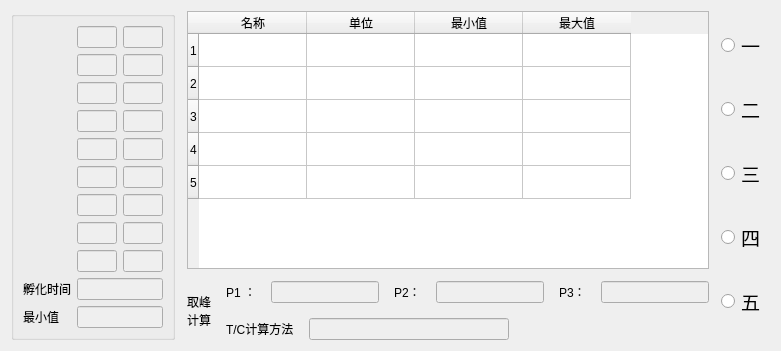
       <widget class="QWidget" name="page_35">
        <layout class="QHBoxLayout" name="horizontalLayout_2">
         <property name="spacing">
          <number>12</number>
         </property>
         <property name="rightMargin">
          <number>16</number>
         </property>
         <item>
          <widget class="QGroupBox" name="groupBox_3">
           <property name="title">
            <string/>
           </property>
           <layout class="QGridLayout" name="gridLayout" columnstretch="0,0,0">
            <item row="5" column="1">
             <widget class="QLineEdit" name="lineEdit_stype4">
              <property name="enabled">
               <bool>false</bool>
              </property>
              <property name="sizePolicy">
               <sizepolicy hsizetype="Ignored" vsizetype="Fixed">
                <horstretch>0</horstretch>
                <verstretch>0</verstretch>
               </sizepolicy>
              </property>
              <property name="minimumSize">
               <size>
                <width>40</width>
                <height>0</height>
               </size>
              </property>
              <property name="text">
               <string notr="true"/>
              </property>
             </widget>
            </item>
            <item row="1" column="1">
             <widget class="QLineEdit" name="lineEdit_stype0">
              <property name="enabled">
               <bool>false</bool>
              </property>
              <property name="sizePolicy">
               <sizepolicy hsizetype="Ignored" vsizetype="Fixed">
                <horstretch>0</horstretch>
                <verstretch>0</verstretch>
               </sizepolicy>
              </property>
              <property name="minimumSize">
               <size>
                <width>40</width>
                <height>0</height>
               </size>
              </property>
              <property name="text">
               <string notr="true"/>
              </property>
             </widget>
            </item>
            <item row="16" column="0">
             <widget class="QLabel" name="label_61">
              <property name="text">
               <string>最小值</string>
              </property>
             </widget>
            </item>
            <item row="4" column="0">
             <widget class="QLabel" name="label_stype3">
              <property name="text">
               <string notr="true"/>
              </property>
             </widget>
            </item>
            <item row="4" column="1">
             <widget class="QLineEdit" name="lineEdit_stype3">
              <property name="enabled">
               <bool>false</bool>
              </property>
              <property name="sizePolicy">
               <sizepolicy hsizetype="Ignored" vsizetype="Fixed">
                <horstretch>0</horstretch>
                <verstretch>0</verstretch>
               </sizepolicy>
              </property>
              <property name="minimumSize">
               <size>
                <width>40</width>
                <height>0</height>
               </size>
              </property>
              <property name="text">
               <string notr="true"/>
              </property>
             </widget>
            </item>
            <item row="2" column="0">
             <widget class="QLabel" name="label_stype1">
              <property name="text">
               <string notr="true"/>
              </property>
             </widget>
            </item>
            <item row="3" column="0">
             <widget class="QLabel" name="label_stype2">
              <property name="text">
               <string notr="true"/>
              </property>
             </widget>
            </item>
            <item row="5" column="0">
             <widget class="QLabel" name="label_stype4">
              <property name="text">
               <string notr="true"/>
              </property>
             </widget>
            </item>
            <item row="8" column="1">
             <widget class="QLineEdit" name="lineEdit_stype6">
              <property name="enabled">
               <bool>false</bool>
              </property>
              <property name="sizePolicy">
               <sizepolicy hsizetype="Ignored" vsizetype="Fixed">
                <horstretch>0</horstretch>
                <verstretch>0</verstretch>
               </sizepolicy>
              </property>
              <property name="minimumSize">
               <size>
                <width>40</width>
                <height>0</height>
               </size>
              </property>
              <property name="text">
               <string notr="true"/>
              </property>
             </widget>
            </item>
            <item row="2" column="1">
             <widget class="QLineEdit" name="lineEdit_stype1">
              <property name="enabled">
               <bool>false</bool>
              </property>
              <property name="sizePolicy">
               <sizepolicy hsizetype="Ignored" vsizetype="Fixed">
                <horstretch>0</horstretch>
                <verstretch>0</verstretch>
               </sizepolicy>
              </property>
              <property name="minimumSize">
               <size>
                <width>40</width>
                <height>0</height>
               </size>
              </property>
              <property name="text">
               <string notr="true"/>
              </property>
             </widget>
            </item>
            <item row="4" column="2">
             <widget class="QLineEdit" name="lineEdit_stype3_2">
              <property name="enabled">
               <bool>false</bool>
              </property>
              <property name="sizePolicy">
               <sizepolicy hsizetype="Ignored" vsizetype="Fixed">
                <horstretch>0</horstretch>
                <verstretch>0</verstretch>
               </sizepolicy>
              </property>
              <property name="minimumSize">
               <size>
                <width>40</width>
                <height>0</height>
               </size>
              </property>
              <property name="text">
               <string notr="true"/>
              </property>
             </widget>
            </item>
            <item row="12" column="2">
             <widget class="QLineEdit" name="lineEdit_stype8_2">
              <property name="enabled">
               <bool>false</bool>
              </property>
              <property name="sizePolicy">
               <sizepolicy hsizetype="Ignored" vsizetype="Fixed">
                <horstretch>0</horstretch>
                <verstretch>0</verstretch>
               </sizepolicy>
              </property>
              <property name="minimumSize">
               <size>
                <width>40</width>
                <height>0</height>
               </size>
              </property>
              <property name="text">
               <string notr="true"/>
              </property>
             </widget>
            </item>
            <item row="1" column="2">
             <widget class="QLineEdit" name="lineEdit_stype0_2">
              <property name="enabled">
               <bool>false</bool>
              </property>
              <property name="sizePolicy">
               <sizepolicy hsizetype="Ignored" vsizetype="Fixed">
                <horstretch>0</horstretch>
                <verstretch>0</verstretch>
               </sizepolicy>
              </property>
              <property name="minimumSize">
               <size>
                <width>40</width>
                <height>0</height>
               </size>
              </property>
              <property name="text">
               <string notr="true"/>
              </property>
             </widget>
            </item>
            <item row="10" column="2">
             <widget class="QLineEdit" name="lineEdit_stype7_2">
              <property name="enabled">
               <bool>false</bool>
              </property>
              <property name="sizePolicy">
               <sizepolicy hsizetype="Ignored" vsizetype="Fixed">
                <horstretch>0</horstretch>
                <verstretch>0</verstretch>
               </sizepolicy>
              </property>
              <property name="minimumSize">
               <size>
                <width>40</width>
                <height>0</height>
               </size>
              </property>
              <property name="text">
               <string notr="true"/>
              </property>
             </widget>
            </item>
            <item row="3" column="2">
             <widget class="QLineEdit" name="lineEdit_stype2_2">
              <property name="enabled">
               <bool>false</bool>
              </property>
              <property name="sizePolicy">
               <sizepolicy hsizetype="Ignored" vsizetype="Fixed">
                <horstretch>0</horstretch>
                <verstretch>0</verstretch>
               </sizepolicy>
              </property>
              <property name="minimumSize">
               <size>
                <width>40</width>
                <height>0</height>
               </size>
              </property>
              <property name="text">
               <string notr="true"/>
              </property>
             </widget>
            </item>
            <item row="2" column="2">
             <widget class="QLineEdit" name="lineEdit_stype1_2">
              <property name="enabled">
               <bool>false</bool>
              </property>
              <property name="sizePolicy">
               <sizepolicy hsizetype="Ignored" vsizetype="Fixed">
                <horstretch>0</horstretch>
                <verstretch>0</verstretch>
               </sizepolicy>
              </property>
              <property name="minimumSize">
               <size>
                <width>40</width>
                <height>0</height>
               </size>
              </property>
              <property name="text">
               <string notr="true"/>
              </property>
             </widget>
            </item>
            <item row="6" column="2">
             <widget class="QLineEdit" name="lineEdit_stype5_2">
              <property name="enabled">
               <bool>false</bool>
              </property>
              <property name="sizePolicy">
               <sizepolicy hsizetype="Ignored" vsizetype="Fixed">
                <horstretch>0</horstretch>
                <verstretch>0</verstretch>
               </sizepolicy>
              </property>
              <property name="minimumSize">
               <size>
                <width>40</width>
                <height>0</height>
               </size>
              </property>
              <property name="text">
               <string notr="true"/>
              </property>
             </widget>
            </item>
            <item row="15" column="1" colspan="2">
             <widget class="QLineEdit" name="lineEdit_Hatch">
              <property name="enabled">
               <bool>false</bool>
              </property>
              <property name="sizePolicy">
               <sizepolicy hsizetype="Ignored" vsizetype="Fixed">
                <horstretch>0</horstretch>
                <verstretch>0</verstretch>
               </sizepolicy>
              </property>
              <property name="text">
               <string notr="true"/>
              </property>
             </widget>
            </item>
            <item row="8" column="2">
             <widget class="QLineEdit" name="lineEdit_stype6_2">
              <property name="enabled">
               <bool>false</bool>
              </property>
              <property name="sizePolicy">
               <sizepolicy hsizetype="Ignored" vsizetype="Fixed">
                <horstretch>0</horstretch>
                <verstretch>0</verstretch>
               </sizepolicy>
              </property>
              <property name="minimumSize">
               <size>
                <width>40</width>
                <height>0</height>
               </size>
              </property>
              <property name="text">
               <string notr="true"/>
              </property>
             </widget>
            </item>
            <item row="1" column="0">
             <widget class="QLabel" name="label_stype0">
              <property name="text">
               <string notr="true"/>
              </property>
             </widget>
            </item>
            <item row="12" column="0">
             <widget class="QLabel" name="label_stype8">
              <property name="text">
               <string notr="true"/>
              </property>
             </widget>
            </item>
            <item row="12" column="1">
             <widget class="QLineEdit" name="lineEdit_stype8">
              <property name="enabled">
               <bool>false</bool>
              </property>
              <property name="sizePolicy">
               <sizepolicy hsizetype="Ignored" vsizetype="Fixed">
                <horstretch>0</horstretch>
                <verstretch>0</verstretch>
               </sizepolicy>
              </property>
              <property name="minimumSize">
               <size>
                <width>40</width>
                <height>0</height>
               </size>
              </property>
              <property name="text">
               <string notr="true"/>
              </property>
             </widget>
            </item>
            <item row="10" column="0">
             <widget class="QLabel" name="label_stype7">
              <property name="text">
               <string notr="true"/>
              </property>
             </widget>
            </item>
            <item row="10" column="1">
             <widget class="QLineEdit" name="lineEdit_stype7">
              <property name="enabled">
               <bool>false</bool>
              </property>
              <property name="sizePolicy">
               <sizepolicy hsizetype="Ignored" vsizetype="Fixed">
                <horstretch>0</horstretch>
                <verstretch>0</verstretch>
               </sizepolicy>
              </property>
              <property name="minimumSize">
               <size>
                <width>40</width>
                <height>0</height>
               </size>
              </property>
              <property name="text">
               <string notr="true"/>
              </property>
             </widget>
            </item>
            <item row="8" column="0">
             <widget class="QLabel" name="label_stype6">
              <property name="text">
               <string notr="true"/>
              </property>
             </widget>
            </item>
            <item row="6" column="0">
             <widget class="QLabel" name="label_stype5">
              <property name="text">
               <string notr="true"/>
              </property>
             </widget>
            </item>
            <item row="6" column="1">
             <widget class="QLineEdit" name="lineEdit_stype5">
              <property name="enabled">
               <bool>false</bool>
              </property>
              <property name="sizePolicy">
               <sizepolicy hsizetype="Ignored" vsizetype="Fixed">
                <horstretch>0</horstretch>
                <verstretch>0</verstretch>
               </sizepolicy>
              </property>
              <property name="minimumSize">
               <size>
                <width>40</width>
                <height>0</height>
               </size>
              </property>
              <property name="text">
               <string notr="true"/>
              </property>
             </widget>
            </item>
            <item row="15" column="0">
             <widget class="QLabel" name="label_60">
              <property name="text">
               <string>孵化时间</string>
              </property>
             </widget>
            </item>
            <item row="3" column="1">
             <widget class="QLineEdit" name="lineEdit_stype2">
              <property name="enabled">
               <bool>false</bool>
              </property>
              <property name="sizePolicy">
               <sizepolicy hsizetype="Ignored" vsizetype="Fixed">
                <horstretch>0</horstretch>
                <verstretch>0</verstretch>
               </sizepolicy>
              </property>
              <property name="minimumSize">
               <size>
                <width>40</width>
                <height>0</height>
               </size>
              </property>
              <property name="text">
               <string notr="true"/>
              </property>
             </widget>
            </item>
            <item row="5" column="2">
             <widget class="QLineEdit" name="lineEdit_stype4_2">
              <property name="enabled">
               <bool>false</bool>
              </property>
              <property name="sizePolicy">
               <sizepolicy hsizetype="Ignored" vsizetype="Fixed">
                <horstretch>0</horstretch>
                <verstretch>0</verstretch>
               </sizepolicy>
              </property>
              <property name="minimumSize">
               <size>
                <width>40</width>
                <height>0</height>
               </size>
              </property>
              <property name="text">
               <string notr="true"/>
              </property>
             </widget>
            </item>
            <item row="16" column="1" colspan="2">
             <widget class="QLineEdit" name="lineEdit_mixval">
              <property name="enabled">
               <bool>false</bool>
              </property>
              <property name="sizePolicy">
               <sizepolicy hsizetype="Ignored" vsizetype="Fixed">
                <horstretch>0</horstretch>
                <verstretch>0</verstretch>
               </sizepolicy>
              </property>
              <property name="text">
               <string notr="true"/>
              </property>
             </widget>
            </item>
           </layout>
          </widget>
         </item>
         <item>
          <layout class="QVBoxLayout" name="verticalLayout_4">
           <item>
            <widget class="QTableWidget" name="tableWidget_item">
             <property name="minimumSize">
              <size>
               <width>0</width>
               <height>80</height>
              </size>
             </property>
             <property name="verticalScrollBarPolicy">
              <enum>Qt::ScrollBarAlwaysOff</enum>
             </property>
             <property name="horizontalScrollBarPolicy">
              <enum>Qt::ScrollBarAlwaysOff</enum>
             </property>
             <attribute name="horizontalHeaderDefaultSectionSize">
              <number>108</number>
             </attribute>
             <attribute name="verticalHeaderCascadingSectionResizes">
              <bool>false</bool>
             </attribute>
             <attribute name="verticalHeaderDefaultSectionSize">
              <number>33</number>
             </attribute>
             <row>
              <property name="text">
               <string>1</string>
              </property>
             </row>
             <row>
              <property name="text">
               <string>2</string>
              </property>
             </row>
             <row>
              <property name="text">
               <string>3</string>
              </property>
             </row>
             <row>
              <property name="text">
               <string>4</string>
              </property>
             </row>
             <row>
              <property name="text">
               <string>5</string>
              </property>
             </row>
             <column>
              <property name="text">
               <string>名称</string>
              </property>
             </column>
             <column>
              <property name="text">
               <string>单位</string>
              </property>
             </column>
             <column>
              <property name="text">
               <string>最小值</string>
              </property>
             </column>
             <column>
              <property name="text">
               <string>最大值</string>
              </property>
             </column>
            </widget>
           </item>
           <item>
            <layout class="QHBoxLayout" name="horizontalLayout_9">
             <property name="spacing">
              <number>15</number>
             </property>
             <item>
              <widget class="QLabel" name="label_101">
               <property name="text">
                <string>取峰
计算</string>
               </property>
              </widget>
             </item>
             <item>
              <layout class="QVBoxLayout" name="verticalLayout_7">
               <item>
                <layout class="QHBoxLayout" name="horizontalLayout_7" stretch="0,1,0,1,0,1">
                 <item>
                  <widget class="QLabel" name="label_P1">
                   <property name="text">
                    <string notr="true">P1 ：</string>
                   </property>
                  </widget>
                 </item>
                 <item>
                  <widget class="QLineEdit" name="lineEdit_P1">
                   <property name="enabled">
                    <bool>false</bool>
                   </property>
                   <property name="text">
                    <string notr="true"/>
                   </property>
                  </widget>
                 </item>
                 <item>
                  <widget class="QLabel" name="label_P2">
                   <property name="text">
                    <string notr="true">P2：</string>
                   </property>
                  </widget>
                 </item>
                 <item>
                  <widget class="QLineEdit" name="lineEdit_P2">
                   <property name="enabled">
                    <bool>false</bool>
                   </property>
                   <property name="text">
                    <string notr="true"/>
                   </property>
                  </widget>
                 </item>
                 <item>
                  <widget class="QLabel" name="label_P3">
                   <property name="text">
                    <string notr="true">P3：</string>
                   </property>
                  </widget>
                 </item>
                 <item>
                  <widget class="QLineEdit" name="lineEdit_P3">
                   <property name="enabled">
                    <bool>false</bool>
                   </property>
                   <property name="text">
                    <string notr="true"/>
                   </property>
                  </widget>
                 </item>
                </layout>
               </item>
               <item>
                <layout class="QHBoxLayout" name="horizontalLayout_5">
                 <item>
                  <widget class="QLabel" name="label_32">
                   <property name="text">
                    <string>T/C计算方法</string>
                   </property>
                  </widget>
                 </item>
                 <item>
                  <widget class="QLineEdit" name="lineEdit_tc_p">
                   <property name="enabled">
                    <bool>false</bool>
                   </property>
                   <property name="text">
                    <string notr="true"/>
                   </property>
                  </widget>
                 </item>
                 <item>
                  <spacer name="horizontalSpacer">
                   <property name="orientation">
                    <enum>Qt::Horizontal</enum>
                   </property>
                   <property name="sizeHint" stdset="0">
                    <size>
                     <width>40</width>
                     <height>20</height>
                    </size>
                   </property>
                  </spacer>
                 </item>
                </layout>
               </item>
              </layout>
             </item>
            </layout>
           </item>
          </layout>
         </item>
         <item>
          <layout class="QVBoxLayout" name="verticalLayout_8">
           <item>
            <widget class="QRadioButton" name="radioButton">
             <property name="font">
              <font>
               <pointsize>14</pointsize>
              </font>
             </property>
             <property name="text">
              <string>一</string>
             </property>
             <property name="checked">
              <bool>false</bool>
             </property>
            </widget>
           </item>
           <item>
            <widget class="QRadioButton" name="radioButton_2">
             <property name="enabled">
              <bool>true</bool>
             </property>
             <property name="font">
              <font>
               <pointsize>14</pointsize>
              </font>
             </property>
             <property name="text">
              <string>二</string>
             </property>
            </widget>
           </item>
           <item>
            <widget class="QRadioButton" name="radioButton_3">
             <property name="enabled">
              <bool>true</bool>
             </property>
             <property name="font">
              <font>
               <pointsize>14</pointsize>
              </font>
             </property>
             <property name="text">
              <string>三</string>
             </property>
            </widget>
           </item>
           <item>
            <widget class="QRadioButton" name="radioButton_4">
             <property name="enabled">
              <bool>true</bool>
             </property>
             <property name="font">
              <font>
               <pointsize>14</pointsize>
              </font>
             </property>
             <property name="text">
              <string>四</string>
             </property>
            </widget>
           </item>
           <item>
            <widget class="QRadioButton" name="radioButton_5">
             <property name="enabled">
              <bool>true</bool>
             </property>
             <property name="font">
              <font>
               <pointsize>14</pointsize>
              </font>
             </property>
             <property name="text">
              <string>五</string>
             </property>
            </widget>
           </item>
          </layout>
         </item>
        </layout>
       </widget>
